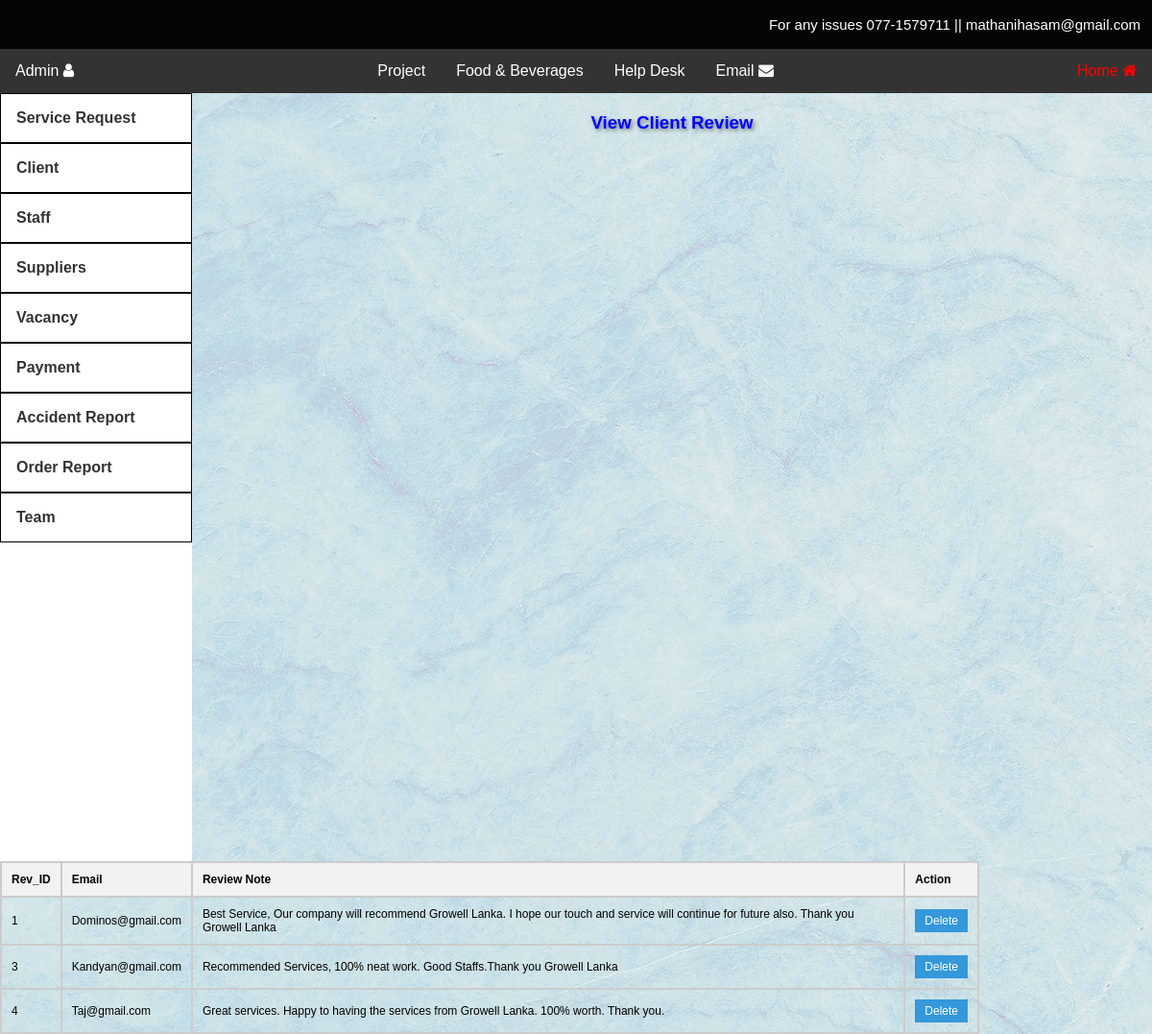
/adminDashClientReview.php, run on the app's committed database.
### tables this page shows
CREATE TABLE `review` (
  `rev_ID` int(25) NOT NULL,
  `email` varchar(50) NOT NULL,
  `review_Note` varchar(500) NOT NULL
);

### html/adminDashClientReview.php (the view, shortened to what this page needs)
<?php
@include 'config.php';
$select = "SELECT * FROM review";
$result = mysqli_query($conn, $select);
$review = array();
if ($result) {
    while ($row = mysqli_fetch_assoc($result)) {
        $review[] = $row;
    }
}
?>
<!DOCTYPE html>
<html>
<head>
  <link rel="stylesheet" href="adminDashStyle.css">
     <link rel="stylesheet" href="https://cdnjs.cloudflare.com/ajax/libs/font-awesome/4.7.0/css/font-awesome.min.css">
</head>
<body >
  <div class="headerContantDetails">
    <p>For any issues  077-1579711 ||  mathanihasam@gmail.com</p>
  </div>
  <div class="topnav">
    <div class="left-nav">
      <div class="dropdown">
        <button class="dropbtn">Admin <i class="fa fa-user fa-1x" aria-hidden="true"></i></button>
      </div>
    </div>
    <div class="center-nav">
      <div class="dropdown">
        <button class="dropbtn">Project</button>
      </div>
      <a href="#">Food & Beverages </a>
      <a href="#">Help Desk</a>
      <a href="#">Email <i class="fa fa-envelope fa-1x" aria-hidden="true"></i></a>
    </div>
    <div class="right-nav">
      <a href="adminDash.html" class="selected">Home <i class="fa fa-home fa-1x" aria-hidden="true"></i></a>
    </div>
  </div>
  <div class="sidenav">
    <a href="AdminDashViewServiceRequest.php" id="box">Service Request</a>
    <div class="main-topic">
      <a onclick="toggleSubnav(this);" href="#" id="box">Client</a>
    </div>
    <div class="main-topic">
      <a onclick="toggleSubnav(this);" href="#" id="box">Staff</a>
    </div>
    <div class="main-topic">
      <a onclick="toggleSubnav(this);" href="#" id="box">Suppliers</a>
    </div>
    <div class="main-topic">
      <a onclick="toggleSubnav(this);" href="#" id="box">Vacancy</a>
    </div>
    <div class="main-topic">
      <a onclick="toggleSubnav(this);" href="#" id="box">Payment</a>
    </div>
    <a href="adminDashAccidentReportViewDelete.php" id="box">Accident Report</a>
    <a href="adminDashOrderReportViewDelete.php" id="box">Order Report</a>
    <div class="main-topic">
      <a onclick="toggleSubnav(this);" href="#" id="box">Team</a>
    </div>
  </div>
  <div class="main" >
    <div class="mainarea">
    <form action="#" method="POST">
    <h3> View Client Review </h3>
    <table class="customer-table">
        <thead>
            <tr>
                <th>Rev_ID</th>
                <th>Email</th>
                <th>Review Note</th>
                <th>Action</th>
            </tr>
        </thead>
        <tbody>
            <?php foreach ($review as $reviewView): ?>
                <tr>
                    <td><?php echo isset($reviewView['rev_ID']) ? $reviewView['rev_ID'] : 'N/A'; ?></td>
                    <td><?php echo isset($reviewView['email']) ? $reviewView['email'] : 'N/A'; ?></td>
                    <td><?php echo isset($reviewView['review_Note']) ? $reviewView['review_Note'] : 'N/A'; ?></td>
                    <td>
                        <form action="#" method="POST">
                            <button type="submit" name="delete_review" value="<?php echo $reviewView['rev_ID']; ?>">Delete</button>
                        </form>
                    </td>
                </tr>
            <?php endforeach; ?>
        </tbody>
    </table>
</form>
    </div>
  </div>
</body>
</html>

### html/adminDashStyle.css (style rules this page uses)
body { background-image: url(./images/ClientdashBg.jpg);; font-family: Arial, sans-serif; margin: 0; padding: 0; }
.headerContantDetails { background-color: #000000f9; padding: 2px; }
.headerContantDetails p { color: #ffffff; font-size: 15px; text-align: right; cursor: pointer; margin-right: 10px; }
.topnav { background-color: #333; color: #ffffff; overflow: hidden; display: flex; justify-content: space-between; }
.topnav .left-nav, .topnav .center-nav, .topnav .right-nav { display: flex; }
.topnav a { color: #fff; text-align: center; padding: 14px 16px; text-decoration: none; }
.topnav .dropdown { overflow: hidden; }
.topnav .dropdown .dropbtn { font-size: 16px; border: none; outline: none; color: #fff; padding: 14px 16px; background-color: inherit; font-family: inherit; margin: 0; }
#box { border: 1.5px solid rgb(0, 0, 0); }
.sidenav { background-color: #ffffff; float: left; font-weight: bold; width: 200px; height: 100vh; }
.sidenav a { display: block; padding: 16px; text-decoration: none; color: #333; }
a.selected { color: rgb(255, 0, 0); }

### html/adminDashClientReview.php (style rules this page uses)
.mainarea h3 { text-align:center; color:blue; text-shadow: 2px 2px 4px rgba(0, 0, 0, 0.5); margin-top:20px; margin-bottom:10px; }
.customer-table { width: 85%; border-collapse: collapse; margin-top: 20px; }
.customer-table th, .customer-table td { margin-right:10px; padding: 10px; border: 2px solid #ccc; text-align: left; font-size: 12px; }
.customer-table th { background-color: #f2f2f2; }
.customer-table td button { padding: 5px 10px; background-color: #3498db; color: #fff; border: none; cursor: pointer; font-size: 12px; }

### data on the page
review: rev_ID "1", email "Dominos@gmail.com", review_Note "Best Service, Our company will recommend Growell Lanka. I hope our touch and service will continue for future also. Thank you Growell Lanka"
review: rev_ID "3", email "Kandyan@gmail.com", review_Note "Recommended Services, 100% neat work. Good Staffs.Thank you Growell Lanka"
review: rev_ID "4", email "Taj@gmail.com", review_Note "Great services. Happy to having the services from Growell Lanka. 100% worth. Thank you."
